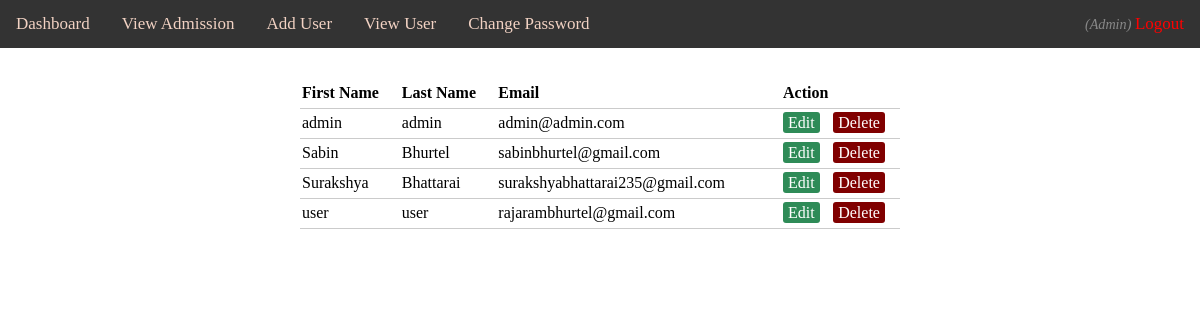
Screenshot of /admin/edit.php (signed in) with the database file from the repository.
### tables this page shows
CREATE TABLE `users` (
  `id` int(100) NOT NULL,
  `fname` varchar(100) NOT NULL,
  `lname` varchar(100) NOT NULL,
  `email` varchar(100) NOT NULL,
  `password` varchar(100) NOT NULL,
  `user_type` varchar(50) NOT NULL
);

### admin/edit.php (the view, shortened to what this page needs)
<?php
include('../functions.php');
?>
<html>
<head>
	<link rel="stylesheet" type="text/css" href="style2.css">
</head>
<body>
	 <?php include('head.php'); ?>
<?php $results = mysqli_query($db, "SELECT * FROM users"); ?>
<table>
	<thead>
		<tr>
			<th>First Name</th>
			<th>Last Name</th>
			<th>Email</th>
			<th colspan="2">Action</th>
		</tr>
	</thead>
	<?php while ($row = mysqli_fetch_array($results)) { ?>
		<tr>
			<td><?php echo $row['fname']; ?></td>
			<td><?php echo $row['lname']; ?></td>
			<td><?php echo $row['email']; ?></td>
			<td>
				<a href="edit2.php?edit=<?php echo $row['id']; ?>" class="edit_btn" >Edit</a>
			</td>
			<td>
				<a href="php_code.php?del=<?php echo $row['id']; ?>" class="del_btn">Delete</a>
			</td>
		</tr>
	<?php } ?>
</table>
</body>
</html>

### admin/style2.css (style rules this page uses)
body { font-size: 19px; }
table { width: 50%; margin: 30px auto; border-collapse: collapse; text-align: left; }
tr { border-bottom: 1px solid #cbcbcb; }
th, td { border: none; height: 30px; padding: 2px; }
.edit_btn { text-decoration: none; padding: 2px 5px; background: #2E8B57; color: white; border-radius: 3px; }
.del_btn { text-decoration: none; padding: 2px 5px; color: white; border-radius: 3px; background: #800000; }

### style1.css (style rules this page uses)
* { margin: 0px; padding: 0px; }
body { font-size: 120%; background: #ffffff; }

### rows the page displays
users: fname "admin", lname "admin", email "admin@admin.com"
users: fname "Sabin", lname "Bhurtel", email "sabinbhurtel@gmail.com"
users: fname "Surakshya", lname "Bhattarai", email "surakshyabhattarai235@gmail.com"
users: fname "user", lname "user", email "rajarambhurtel@gmail.com"

### other values shown
$_SESSION['user']['user_type'] "Admin"
